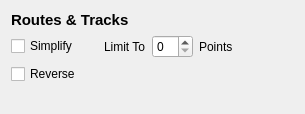
<?xml version="1.0" encoding="UTF-8"?>
<ui version="4.0">
 <class>RtTrkWidget</class>
 <widget class="QWidget" name="RtTrkWidget">
  <property name="geometry">
   <rect>
    <x>0</x>
    <y>0</y>
    <width>305</width>
    <height>114</height>
   </rect>
  </property>
  <property name="windowTitle">
   <string>Form</string>
  </property>
  <property name="toolTip">
   <string>Simplify routes and tracks by removing points</string>
  </property>
  <property name="whatsThis">
   <string>&lt;!DOCTYPE HTML PUBLIC &quot;-//W3C//DTD HTML 4.0//EN&quot; &quot;http://www.w3.org/TR/REC-html40/strict.dtd&quot;&gt;
&lt;html&gt;&lt;head&gt;&lt;meta name=&quot;qrichtext&quot; content=&quot;1&quot; /&gt;&lt;style type=&quot;text/css&quot;&gt;
p, li { white-space: pre-wrap; }
&lt;/style&gt;&lt;/head&gt;&lt;body style=&quot; font-family:'DejaVu Sans'; font-size:9pt; font-weight:400; font-style:normal;&quot;&gt;
&lt;p style=&quot; margin-top:12px; margin-bottom:12px; margin-left:0px; margin-right:0px; -qt-block-indent:0; text-indent:0px;&quot;&gt;The Simplify filter is used to simplify routes and tracks for use with formats that limit the number of points they can contain or just to reduce the complexity of a route. &lt;/p&gt;
&lt;p style=&quot; margin-top:12px; margin-bottom:12px; margin-left:0px; margin-right:0px; -qt-block-indent:0; text-indent:0px;&quot;&gt;The filter attempts to remove points from each route until the number of points or the error is within the given bounds, while also attempting to preserve the shape of the original route as much as possible. &lt;/p&gt;
&lt;p style=&quot; margin-top:12px; margin-bottom:12px; margin-left:0px; margin-right:0px; -qt-block-indent:0; text-indent:0px;&quot;&gt;The quality of the results will vary depending on the density of points in the original route and the length of the original route. &lt;/p&gt;
&lt;p style=&quot;-qt-paragraph-type:empty; margin-top:0px; margin-bottom:0px; margin-left:0px; margin-right:0px; -qt-block-indent:0; text-indent:0px;&quot;&gt;&lt;/p&gt;&lt;/body&gt;&lt;/html&gt;</string>
  </property>
  <layout class="QVBoxLayout" name="verticalLayout">
   <item>
    <widget class="QLabel" name="label">
     <property name="font">
      <font>
       <pointsize>11</pointsize>
       <weight>75</weight>
       <bold>true</bold>
      </font>
     </property>
     <property name="text">
      <string>Routes &amp; Tracks</string>
     </property>
    </widget>
   </item>
   <item>
    <layout class="QHBoxLayout" name="horizontalLayout">
     <item>
      <widget class="QCheckBox" name="simplifyCheck">
       <property name="toolTip">
        <string>Simplify route by removing points</string>
       </property>
       <property name="whatsThis">
        <string> The Simplify filter is used to simplify routes and tracks for use with formats that limit the number of points they can contain or just to reduce the complexity of a route.

The filter attempts to remove points from each route until the number of points or the error is within the given bounds, while also attempting to preserve the shape of the original route as much as possible.

The quality of the results will vary depending on the density of points in the original route and the length of the original route. </string>
       </property>
       <property name="text">
        <string>Simplify</string>
       </property>
      </widget>
     </item>
     <item>
      <spacer name="horizontalSpacer">
       <property name="orientation">
        <enum>Qt::Horizontal</enum>
       </property>
       <property name="sizeType">
        <enum>QSizePolicy::Fixed</enum>
       </property>
       <property name="sizeHint" stdset="0">
        <size>
         <width>20</width>
         <height>20</height>
        </size>
       </property>
      </spacer>
     </item>
     <item>
      <widget class="QLabel" name="limitToLabel">
       <property name="text">
        <string>Limit To</string>
       </property>
      </widget>
     </item>
     <item>
      <widget class="QSpinBox" name="limitToSpin">
       <property name="toolTip">
        <string>Maximum number points in track or route. </string>
       </property>
       <property name="stepType">
        <enum>QAbstractSpinBox::AdaptiveDecimalStepType</enum>
       </property>
      </widget>
     </item>
     <item>
      <widget class="QLabel" name="pointLabel">
       <property name="text">
        <string>Points</string>
       </property>
      </widget>
     </item>
     <item>
      <spacer name="horizontalSpacer_2">
       <property name="orientation">
        <enum>Qt::Horizontal</enum>
       </property>
       <property name="sizeHint" stdset="0">
        <size>
         <width>40</width>
         <height>20</height>
        </size>
       </property>
      </spacer>
     </item>
    </layout>
   </item>
   <item>
    <widget class="QCheckBox" name="reverseCheck">
     <property name="toolTip">
      <string>Reverse tracks and routes</string>
     </property>
     <property name="whatsThis">
      <string>The reversal is performed in the laziest way possible. Timestamps are kept with the original waypoints so the resulting track or route will have the interesting characteristic that time runs backwards. This tends to make Magellan Mapsend, in particular, do a weird thing and place each waypoint on a separate day.
Additionally, if you're using this to reverse a route that navigates, say, an exit ramp or a one way street, you will be in for unpleasant ride. application cares about timestamps </string>
     </property>
     <property name="text">
      <string>Reverse</string>
     </property>
    </widget>
   </item>
   <item>
    <spacer name="verticalSpacer">
     <property name="orientation">
      <enum>Qt::Vertical</enum>
     </property>
     <property name="sizeHint" stdset="0">
      <size>
       <width>20</width>
       <height>19</height>
      </size>
     </property>
    </spacer>
   </item>
  </layout>
 </widget>
 <resources/>
 <connections/>
</ui>
